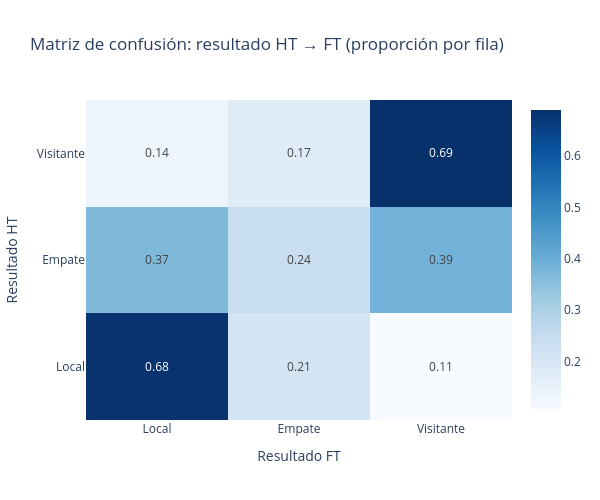

The notebook cell this image was saved under:
### Markdown cell above
## 3. Matriz de confusión HT → FT (heatmap interactivo)
Proporción de partidos por fila (resultado HT) que terminaron en cada resultado FT.

### Code cell
d3 = df.dropna(subset=['res_ht', 'res_ft']).copy()
tabla = pd.crosstab(d3['res_ht'], d3['res_ft'], normalize='index')
orden = ['L', 'E', 'V']
etiq = {'L': 'Local', 'E': 'Empate', 'V': 'Visitante'}
tabla = tabla.reindex(index=orden, columns=orden)
tabla.index = [etiq[i] for i in tabla.index]
tabla.columns = [etiq[c] for c in tabla.columns]

fig3 = go.Figure(data=go.Heatmap(
    z=tabla.values, x=list(tabla.columns), y=list(tabla.index),
    colorscale='Blues', text=tabla.values.round(3),
    texttemplate='%{text:.2f}', hovertemplate='HT=%{y} | FT=%{x} | prop=%{z:.3f}<extra></extra>',
))
fig3.update_layout(
    title='Matriz de confusión: resultado HT → FT (proporción por fila)',
    xaxis_title='Resultado FT', yaxis_title='Resultado HT',
    width=600, height=500,
)
fig3.show()

### Figure 1 — Plotly figure (JSON) as saved in the notebook; plotly's stock layout.template omitted (floating-point values rounded to 4 significant figures)
{"data": [{"colorscale": [[0, "rgb(247,251,255)"], [0.125, "rgb(222,235,247)"], [0.25, "rgb(198,219,239)"], [0.375, "rgb(158,202,225)"], [0.5, "rgb(107,174,214)"], [0.625, "rgb(66,146,198)"], [0.75, "rgb(33,113,181)"], [0.875, "rgb(8,81,156)"], [1, "rgb(8,48,107)"]], "hovertemplate": "HT=%{y} | FT=%{x} | prop=%{z:.3f}<extra></extra>", "text": [[0.683, 0.211, 0.106], [0.37, 0.244, 0.387], [0.136, 0.175, 0.689]], "texttemplate": "%{text:.2f}", "type": "heatmap", "x": ["Local", "Empate", "Visitante"], "y": ["Local", "Empate", "Visitante"], "z": [[0.6831, 0.2113, 0.1056], [0.3697, 0.2437, 0.3866], [0.1359, 0.1748, 0.6893]]}], "layout": {"height": 500, "title": {"text": "Matriz de confusión: resultado HT → FT (proporción por fila)"}, "width": 600, "xaxis": {"title": {"text": "Resultado FT"}}, "yaxis": {"title": {"text": "Resultado HT"}}}}
